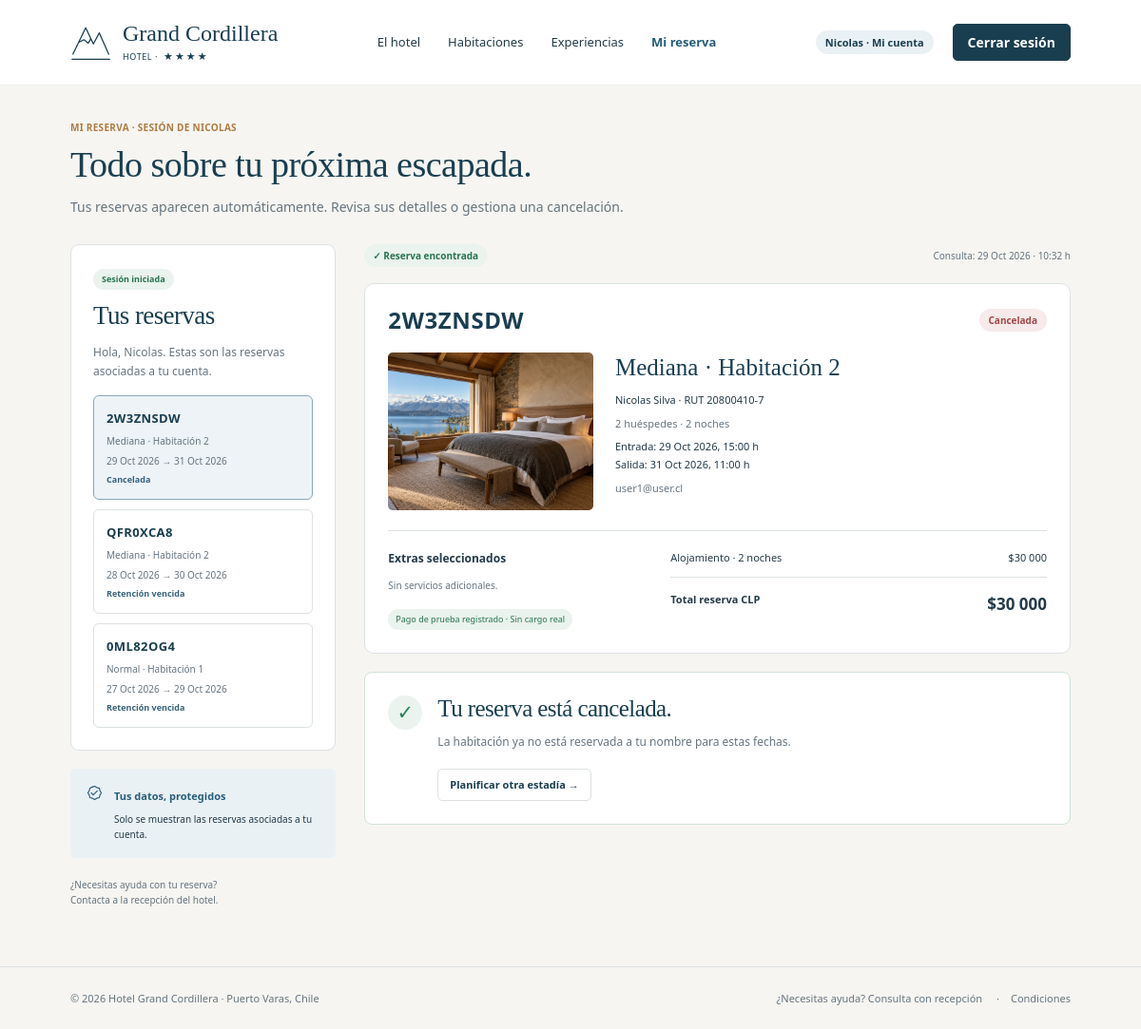
Screenshot of /mi-reserva/ (signed in) with the database file from the repository.
### hotel/models.py (models this page shows, shortened)
class Usuario(AbstractUser):
    username = None
    first_name = None
    last_name = None
    rut = models.CharField(
        max_length=12,
        unique=True,
        verbose_name="RUT",
    )
    nombre = models.CharField(max_length=100)
    apellido = models.CharField(max_length=100)
    email = models.EmailField(
        unique=True,
        verbose_name="Correo electrónico",
    )
    telefono = models.CharField(
        max_length=25,
        verbose_name="Teléfono",
    )
    USERNAME_FIELD = "email"
    REQUIRED_FIELDS = [
        "rut",
        "nombre",
        "apellido",
        "telefono",
    ]
    objects = UsuarioManager()
    class Meta:
        db_table = "usuario"
        verbose_name = "Usuario"
        verbose_name_plural = "Usuarios"
        constraints = [
            models.UniqueConstraint(
                Lower("email"),
                name="usuario_email_unico_sin_mayusculas",
            ),
        ]

class Reserva(models.Model):
    class Estado(models.TextChoices):
        RETENIDA = "RETENIDA", "Retención temporal"
        CONFIRMADA = "CONFIRMADA", "Confirmada"
        EN_ESTADIA = "EN_ESTADIA", "En estadía"
        COMPLETADA = "COMPLETADA", "Completada"
        CANCELADA = "CANCELADA", "Cancelada"
    codigo = models.CharField(
        max_length=8,
        unique=True,
        default=generar_codigo_reserva,
        editable=False,
    )
    cliente = models.ForeignKey(
        Cliente,
        on_delete=models.PROTECT,
        related_name="reservas",
        null=True,
        blank=True,
    )
    personal = models.ForeignKey(
        PersonalHotel,
        on_delete=models.PROTECT,
        related_name="reservas_gestionadas",
        null=True,
        blank=True,
    )
    habitacion = models.ForeignKey(
        Habitacion,
        on_delete=models.PROTECT,
        related_name="reservas",
    )
    fecha_entrada = models.DateTimeField()
    fecha_salida = models.DateTimeField()
    numero_huespedes = models.PositiveSmallIntegerField(
        default=1,
        validators=[MinValueValidator(1), MaxValueValidator(6)],
        verbose_name="Número de huéspedes",
    )
    pago_simulado = models.BooleanField(
        default=False, editable=False, verbose_name="Pago de prueba aprobado",
    )
    fecha_creacion = models.DateTimeField(
        default=timezone.now,
        editable=False,
    )
    fecha_confirmacion = models.DateTimeField(
        null=True,
        blank=True,
    )
    fecha_checkin = models.DateTimeField(
        null=True,
        blank=True,
    )
    estado = models.CharField(
        max_length=12,
        choices=Estado.choices,
        default=Estado.RETENIDA,
    )
    retencion_hasta = models.DateTimeField(
        default=calcular_vencimiento_retencion,
        null=True,
        blank=True,
    )
    titular_rut = models.CharField(
        max_length=12,
        blank=True,
    )
    titular_nombre = models.CharField(
        max_length=100,
        blank=True,
    )
    titular_apellido = models.CharField(
        max_length=100,
        blank=True,
    )
    titular_correo = models.EmailField(blank=True)
    titular_telefono = models.CharField(
        max_length=25,
        blank=True,
    )
    precio_noche_pactado = models.DecimalField(
        max_digits=12,
        decimal_places=2,
        default=0,
        validators=[MinValueValidator(0)],
    )
    descuento_aplicado = models.DecimalField(
        max_digits=12,
        decimal_places=2,
        default=0,
        validators=[MinValueValidator(0)],
    )
    monto_total = models.DecimalField(
        max_digits=12,
        decimal_places=2,
        default=0,
        validators=[MinValueValidator(0)],
    )
    class Meta:
        db_table = "reserva"
        verbose_name = "Reserva"
        verbose_name_plural = "Reservas"
        ordering = ["-fecha_creacion"]
        constraints = [
            models.CheckConstraint(
                condition=Q(fecha_salida__gt=F("fecha_entrada")),
                name="reserva_fechas_ordenadas",
            ),
            models.CheckConstraint(
                condition=Q(
                    precio_noche_pactado__gte=0,
                    descuento_aplicado__gte=0,
                    monto_total__gte=0,
                ),
                name="reserva_importes_no_negativos",
            ),
        ]
        indexes = [
            models.Index(
                fields=[
                    "habitacion",
                    "estado",
                    "fecha_entrada",
                    "fecha_salida",
                ],
                name="reserva_disponibilidad_idx",
            ),
        ]
    @staticmethod
    def contar_noches(entrada, salida):
        if not entrada or not salida or salida <= entrada:
            raise ValidationError({
                "fecha_salida": "La salida debe ser posterior a la entrada.",
            })
        zona = timezone.get_default_timezone()
        entrada_local = timezone.localtime(entrada, zona) if timezone.is_aware(entrada) else entrada
        salida_local = timezone.localtime(salida, zona) if timezone.is_aware(salida) else salida
        return max(1, (salida_local.date() - entrada_local.date()).days)

class Habitacion(models.Model):
    class Tipo(models.TextChoices):
        NORMAL = "NORMAL", "Normal"
        MEDIANA = "MEDIANA", "Mediana"
        GRANDE = "GRANDE", "Grande / Suite"
    class Estado(models.TextChoices):
        DISPONIBLE = "DISPONIBLE", "Disponible"
        RESERVADA = "RESERVADA", "Reservada"
        OCUPADA = "OCUPADA", "Ocupada"
        MANTENIMIENTO = "MANTENIMIENTO", "En mantenimiento"
    numero = models.PositiveIntegerField(
        unique=True,
        validators=[MinValueValidator(1)],
    )
    tipo = models.CharField(
        max_length=10,
        choices=Tipo.choices,
    )
    precio_base_noche = models.DecimalField(
        max_digits=12,
        decimal_places=2,
        validators=[MinValueValidator(0)],
    )
    estado_actual = models.CharField(
        max_length=15,
        choices=Estado.choices,
        default=Estado.DISPONIBLE,
    )
    class Meta:
        db_table = "habitacion"
        verbose_name = "Habitación"
        verbose_name_plural = "Habitaciones"
        ordering = ["numero"]
        constraints = [
            models.CheckConstraint(
                condition=Q(precio_base_noche__gte=0),
                name="habitacion_precio_no_negativo",
            ),
        ]

### hotel/gestion_views.py (the view, shortened to what this page needs)
# urls.py: path('mi-reserva/', gestion_views.mis_reservas, name='mis_reservas'),
@never_cache
def mis_reservas(request):
    reserva = None
    reservas = []
    consulta_realizada = False
    form = None
    if request.user.is_authenticated:
        reservas = list(Reserva.objects.filter(cliente__usuario=request.user).select_related(
            'habitacion', 'cliente__usuario',
        ).annotate(prioridad=Case(
            When(estado=Reserva.Estado.CONFIRMADA, then=Value(0)),
            When(estado=Reserva.Estado.EN_ESTADIA, then=Value(1)),
            default=Value(2), output_field=IntegerField(),
        )).order_by('prioridad', '-fecha_creacion'))
        for opcion in reservas:
            opcion.estado_gestion = texto_estado(opcion)
        codigo = request.GET.get('reserva')
        reserva = next((r for r in reservas if r.codigo == codigo), None) if codigo else (reservas[0] if reservas else None)
        if codigo and reserva is None:
            raise Http404
    contexto = {
        'consulta_form': form, 'reservas': reservas, 'consulta_realizada': consulta_realizada,
        'gestion_activa': True, 'consulta_hora': timezone.now(),
    }
    if reserva is not None:
        contexto.update(contexto_estadia(reserva))
        contexto.update({
            'estado_gestion': texto_estado(reserva),
            'puede_cancelar': puede_cancelar(reserva),
            'cancelar_form': CancelarReservaForm(),
        })
    return render(request, 'hotel/mis_reservas.html', contexto)

### hotel/templates/hotel/mis_reservas.html (shortened to what this page needs)
{% extends 'hotel/base.html' %}{% load static %}
{% block content %}
<section class="booking-page management-page"><div class="container">
  <header class="booking-heading"><span class="eyebrow">MI RESERVA · {% if user.is_authenticated %}SESIÓN DE {{ user.nombre|upper }}{% else %}SIN INICIAR SESIÓN{% endif %}</span><h1>Todo sobre tu próxima escapada.</h1><p>{% if user.is_authenticated %}Tus reservas aparecen automáticamente. Revisa sus detalles o gestiona una cancelación.{% else %}Consulta los detalles de tu reserva o solicita su cancelación con tu código y RUT.{% endif %}</p></header>
  <div class="management-layout"><aside class="management-sidebar">
    {% if user.is_authenticated %}
    <section class="management-sidebar-card"><span class="account-badge">Sesión iniciada</span><h2>Tus reservas</h2><p class="sidebar-intro">Hola, {{ user.nombre }}. Estas son las reservas asociadas a tu cuenta.</p>
    <nav class="own-reservations" aria-label="Tus reservas">{% for opcion in reservas %}<a class="own-reservation {% if opcion.pk == reserva.pk %}active{% endif %}" href="{% url 'hotel:mis_reservas' %}?reserva={{ opcion.codigo }}" {% if opcion.pk == reserva.pk %}aria-current="page"{% endif %}><strong>{{ opcion.codigo }}</strong><span>{{ opcion.habitacion.get_tipo_display }} · Habitación {{ opcion.habitacion.numero }}</span><span>{{ opcion.fecha_entrada|date:'j M Y' }} → {{ opcion.fecha_salida|date:'j M Y' }}</span><small>{{ opcion.estado_gestion }}</small></a>{% empty %}<p class="sidebar-intro">Aún no tienes reservas asociadas.</p>{% endfor %}</nav></section>
    {% endif %}
    <div class="data-protection"><svg class="icon"><use href="#check"/></svg><div><strong>Tus datos, protegidos</strong><p>{% if user.is_authenticated %}Solo se muestran las reservas asociadas a tu cuenta.{% else %}Solo se muestran reservas que coincidan con el código y el RUT del huésped titular.{% endif %}</p></div></div><p class="management-help">¿Necesitas ayuda con tu reserva?<br>Contacta a la recepción del hotel.</p>
  </aside><div class="management-content">
  {% if reserva %}
    <div class="management-result-meta"><span class="account-badge">✓ Reserva encontrada</span><span>Consulta: {{ consulta_hora|date:'j M Y · H:i' }} h</span></div>
    <article class="managed-reservation"><header class="managed-reservation-header"><h2>{{ reserva.codigo }}</h2><span class="reservation-state state-{{ reserva.estado|lower }}">{{ estado_gestion }}</span></header>
    <div class="managed-room"><img src="{% static 'hotel/img/habitacion-sur.webp' %}" alt="Ambientación ilustrativa de una habitación del sur de Chile"><div><h3>{{ reserva.habitacion.get_tipo_display }} · Habitación {{ reserva.habitacion.numero }}</h3><p>{{ reserva.titular_nombre }} {{ reserva.titular_apellido }} · RUT {{ reserva.titular_rut }}</p><p class="muted">{{ reserva.numero_huespedes }} huéspedes · {{ noches }} noches</p><p>Entrada: {{ reserva.fecha_entrada|date:'j M Y, H:i' }} h<br>Salida: {{ reserva.fecha_salida|date:'j M Y, H:i' }} h</p><p class="muted">{{ reserva.titular_correo }}</p></div></div>
    <div class="managed-breakdown"><div><h4>Extras seleccionados</h4><ul>{% for detalle in detalles %}<li>✓ {{ detalle.servicio.nombre }} · {{ detalle.cantidad }} unidad{{ detalle.cantidad|pluralize:' ,es' }}</li>{% empty %}<li>Sin servicios adicionales.</li>{% endfor %}</ul>{% if reserva.pago_simulado %}<span class="approved-demo">Pago de prueba registrado · Sin cargo real</span>{% endif %}</div><div class="management-prices"><div><span>Alojamiento · {{ noches }} noches</span><strong>${{ alojamiento|floatformat:'-2g' }}</strong></div><div class="management-total"><strong>Total reserva CLP</strong><strong>${{ reserva.monto_total|floatformat:'-2g' }}</strong></div></div></div></article>
    {% if reserva.estado == 'CANCELADA' %}<section class="management-status-panel canceled-panel"><span class="success-circle" aria-hidden="true">✓</span><div><h2>Tu reserva está cancelada.</h2><p>La habitación ya no está reservada a tu nombre para estas fechas.</p><a class="outline-button" href="{% url 'hotel:fechas' %}">Planificar otra estadía →</a></div></section>
    {% endif %}
  {% elif consulta_realizada %}<section class="management-empty lookup-empty" role="status"><svg class="empty-mountain"><use href="#mountain"/></svg><h2>No encontramos una reserva.</h2><p>Revisa el código y el RUT del titular. Si necesitas ayuda, contacta a recepción.</p></section>
  {% else %}<section class="management-empty initial-lookup"><svg class="empty-mountain"><use href="#mountain"/></svg><h2>Tu reserva aparecerá aquí.</h2><p>Ingresa tu código y el RUT del titular para consultar los detalles de tu estadía.</p></section>{% endif %}
  </div></div>
</div></section>{% include 'hotel/pie_reserva.html' %}
{% endblock %}

### hotel/templates/hotel/base.html (shortened to what this page needs)
{% load static %}
<!DOCTYPE html>
<html lang="es-CL">
<head>
  <link rel="stylesheet" href="{% static 'hotel/css/home.css' %}">
  <link rel="stylesheet" href="{% static 'hotel/css/reservas.css' %}">
  <link rel="stylesheet" href="{% static 'hotel/css/checkout.css' %}">
  <link rel="stylesheet" href="{% static 'hotel/css/gestion.css' %}">
</head>
<body>
  <header class="site-header"><div class="header-inner container">
    <a class="brand" href="{% url 'hotel:home' %}" aria-label="Grand Cordillera, inicio"><svg class="brand-mark" aria-hidden="true"><use href="#mountain"/></svg><span><span class="brand-name">Grand Cordillera</span><span class="brand-subtitle">HOTEL · <span class="stars">★★★★</span></span></span></a>
    <nav id="navegacion" class="main-nav" aria-label="Navegación principal"><a href="{% url 'hotel:home' %}#el-hotel">El hotel</a><a href="{% url 'hotel:fechas' %}">Habitaciones</a><a href="{% url 'hotel:home' %}#experiencias">Experiencias</a><a class="nav-link {% if gestion_activa %}current-nav{% endif %}" href="{% url 'hotel:mis_reservas' %}" {% if gestion_activa %}aria-current="page"{% endif %}>Mi reserva</a></nav>
    <div class="account-nav">{% if user.is_authenticated %}<a class="account-profile-link" href="{% url 'hotel:mis_reservas' %}">{{ user.nombre }} · Mi cuenta</a><form action="{% url 'hotel:salir' %}" method="post">{% csrf_token %}<button class="button button-small" type="submit">Cerrar sesión</button></form>{% else %}<a class="login-link" href="{% url 'hotel:ingresar' %}{% if gestion_activa %}?next={% url 'hotel:mis_reservas' %}{% endif %}">Iniciar sesión</a><a class="button button-small" href="{% url 'hotel:registro' %}">Registrarse · −5%</a>{% endif %}</div>
  </div></header>
  <main id="contenido">{% block content %}{% endblock %}</main>
</body>
</html>

### rows the page displays
Usuario: nombre "Nicolas", nombre "NICOLAS"
Reserva: codigo "2W3ZNSDW", habitacion.tipo "Mediana", habitacion.numero "2", fecha_entrada "29 Oct 2026", fecha_salida "31 Oct 2026", estado_gestion "Cancelada", estado "Cancelada", titular_nombre "Nicolas", titular_apellido "Silva", titular_rut "20800410-7", numero_huespedes "2", fecha_entrada "29 Oct 2026, 15:00", fecha_salida "31 Oct 2026, 11:00", titular_correo "user1@user.cl", monto_total "30 000"
Reserva: codigo "QFR0XCA8", habitacion.tipo "Mediana", habitacion.numero "2", fecha_entrada "28 Oct 2026", fecha_salida "30 Oct 2026", estado_gestion "Retención vencida"
Reserva: codigo "0ML82OG4", habitacion.tipo "Normal", habitacion.numero "1", fecha_entrada "27 Oct 2026", fecha_salida "29 Oct 2026", estado_gestion "Retención vencida"

### other values shown
{{ noches }} "2"
{{ alojamiento|floatformat:'-2g' }} "30 000"
